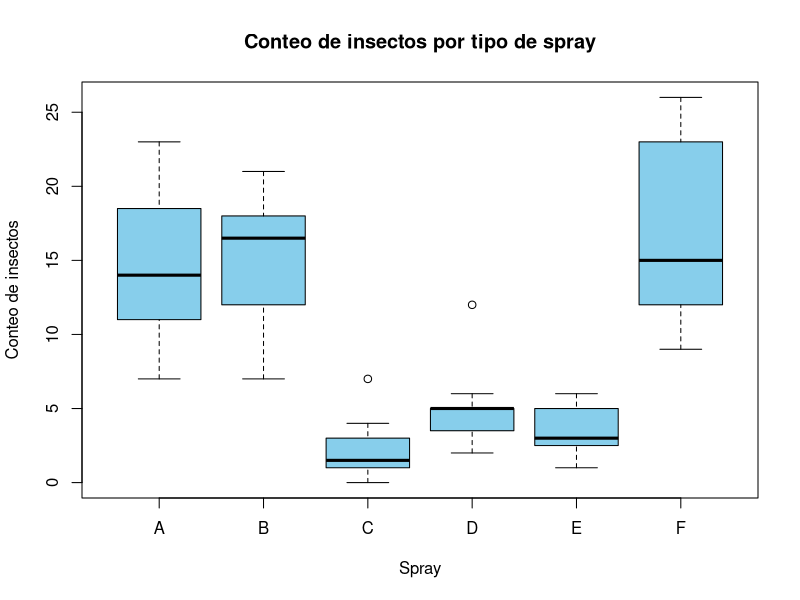

Write R code to recreate this figure.
# Tamara Martinez Martinez
# 2067694
# 30/05/2025

# Examen

data("InsectSprays")

boxplot(InsectSprays$count ~ InsectSprays$spray,
        main = "Conteo de insectos por tipo de spray",
        xlab = "Spray",
        ylab= "Conteo de insectos",
        col= "Skyblue")
tapply(InsectSprays$count, InsectSprays$spray, mean)
tapply(InsectSprays$count, InsectSprays$spray, length)

bartlett.test(InsectSprays$count ~ InsectSprays$spray)
shapiro.test(InsectSprays$count)
InsectSprays$Coun.sqrt <- sqrt(InsectSprays$count)
 shapiro.test(InsectSprays$Coun.sqrt)
InsectSprays.aov <- aov(InsectSprays$Coun.sqrt ~ InsectSprays$spray)
summary(InsectSprays.aov)
